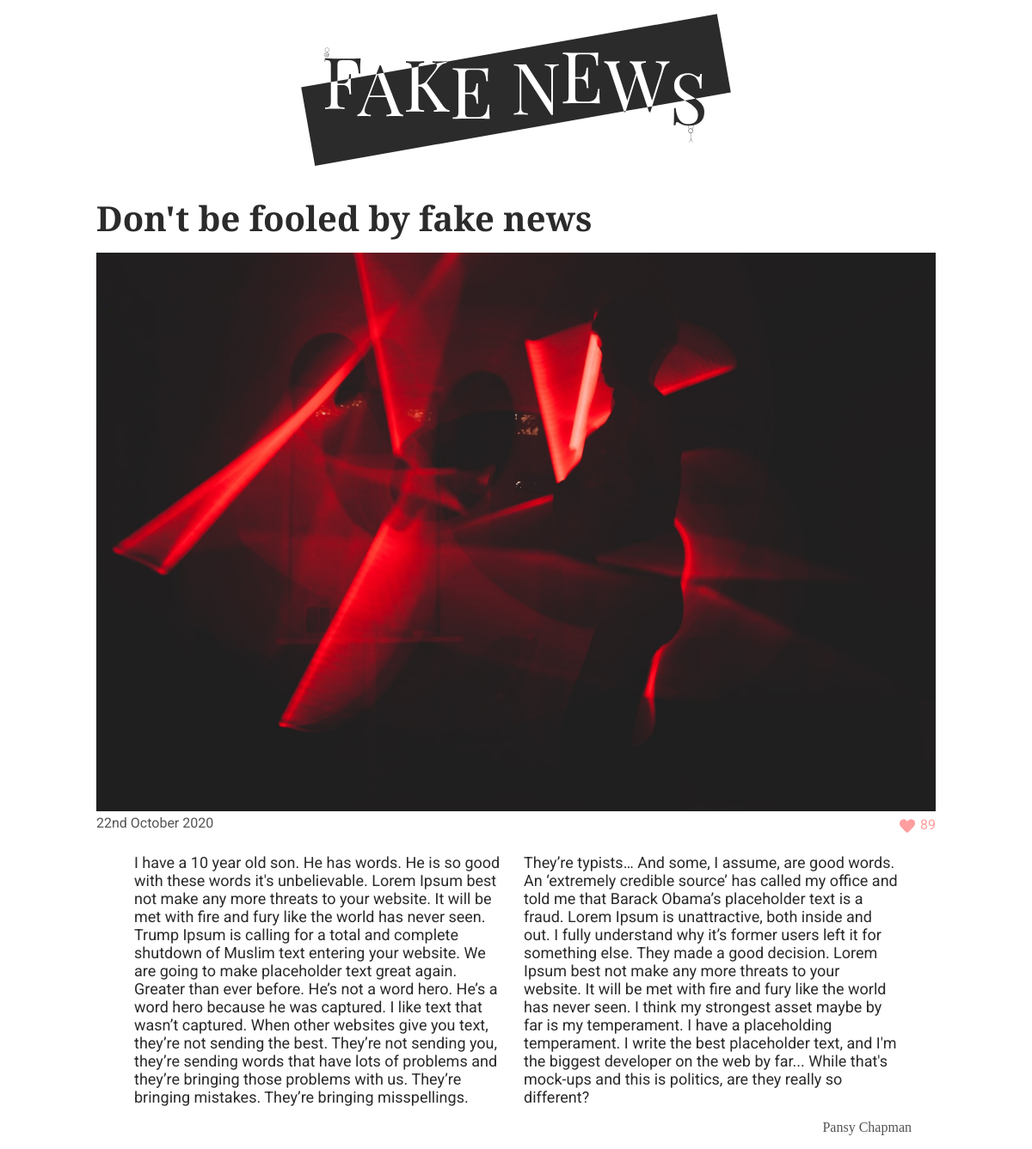
The app's page /article.php?id=0 with its own data.
### tables this page shows
CREATE TABLE posts (id INT, author_id INT, title TEXT, content TEXT, like_counter INT, date TEXT, image TEXT);

CREATE TABLE users (
	user_id INT,
	name TEXT
);

### data.php (called while the page is built, shortened)
<?php
$pdo = new PDO('sqlite:./database/fake_news.db');
$stmnt = $pdo->query('SELECT * FROM posts
INNER JOIN users
ON posts.author_id = users.user_id
ORDER BY date DESC');
$posts = $stmnt->fetchAll(PDO::FETCH_ASSOC);

### functions.php (called while the page is built, shortened)
<?php
require __DIR__ . '/data.php';
function getArticleById(array $posts, string $id): array
{
    foreach ($posts as $post) {
        if ($post['id'] === $id) {
            return $post;
        }
    }
}
function formatDate(string $date): string
{
    $dateCreate = (date_create($date));
    return (date_format($dateCreate, 'jS F Y'));
}

### article.php (the view, shortened to what this page needs)
<?php
require __DIR__ . '/data.php';
require __DIR__ . '/functions.php';
require __DIR__ . '/header.php';
?>
<?php
$id = $_GET['id'];
$post = getArticleById($posts, $id);
?>
<main class="main-article">
    <h2 class="title-article"><?= $post['title']; ?></h2>
    <div class="img-box">
        <img class="img-article" src="./img/<?= $post['image']; ?>" alt=""></div>
    <span class="like-span">
        <p class="date"><?= formatDate($post['date']); ?></p>
        <form method="post">
            <input type="submit" name="like" class="like-btn" value="" />
            <label for="like" class="like-text"><?= $post['like_counter']; ?></label>
        </form>
    </span>
    <article class="main-article">
        <p class="content"> <?= $post['content']; ?></p>
        <span class="author-span">
            <p class="author-special"> <?= $post['name']; ?></p>
        </span>
    </article>
</main>
</body>
</html>

### style/global.css (style rules this page uses)
:root { --bg-color: white; --txt-color: #2b2b2b; --author-color: #535455; --likes-color: #ff9e9e; }
* { box-sizing: border-box; margin: 0; padding: 0; cursor: default; }
body { background-color: var(--bg-color); }

### style/index.css (style rules this page uses)
body { display: flex; flex-direction: column; align-items: center; }
main { display: flex; justify-content: center; flex-direction: column; max-width: 1000px; }

### style/article.css (style rules this page uses)
.img-article { width: 100%; }
.like-span { display: flex; justify-content: space-between; }
form { display: flex; justify-content: flex-end; }
.main-article { display: flex; flex-direction: column; padding: 0 0.75rem; margin-top: 1rem; }
.author-span { display: flex; justify-content: flex-end; }
.like-btn { margin-top: 0.3rem; background: url(/img/heart.svg); background-repeat: no-repeat; width: 1.5rem; height: 1.5rem; border: none; cursor: pointer; }

### style/media.css (style rules this page uses)
@media only screen and (min-width: 750px) { .content { columns: 2; } }

### style/typography.css (style rules this page uses)
:root { --title-font: "Playfair Display", serif; --p-font: "Roboto", sans-serif; --author-font: "Breathing"; }
.date { font-size: 1rem; font-family: var(--p-font); color: var(--author-color); }
.title-article { font-size: 2.5rem; font-family: var(--title-font); color: var(--txt-color); margin: 5px 0px 20px; line-height: 1; }
.like-text { font-family: var(--p-font); font-size: 1rem; color: var(--likes-color); margin-top: 2px; }
.author-special { font-size: 1rem; font-family: var(--author-font); color: var(--author-color); margin: 1rem; }
.content { padding: 0 2rem; font-family: var(--p-font); font-size: 18px; color: var(--txt-color); }

### records on screen
posts: title "Don't be fooled by fake news", image (picture), date "22nd October 2020", like_counter "89", content "I have a 10 year old son. He has words. He is so good with these words it's unbelievable. Lorem Ipsum best not make any more threats to your website. It will be met with fire and fury like the world has never seen. Trump Ipsum is calling for a total and complete shutdown of Muslim text entering your website. We are going to make placeholder text great again. Greater than ever before. He’s not a word hero. He’s a word hero because he was captured. I like text that wasn’t captured. When other websites give you text, they’re not sending the best. They’re not sending you, they’re sending words that have lots of problems and they’re bringing those problems with us. They’re bringing mistakes.…"
users: name "Pansy Chapman"
